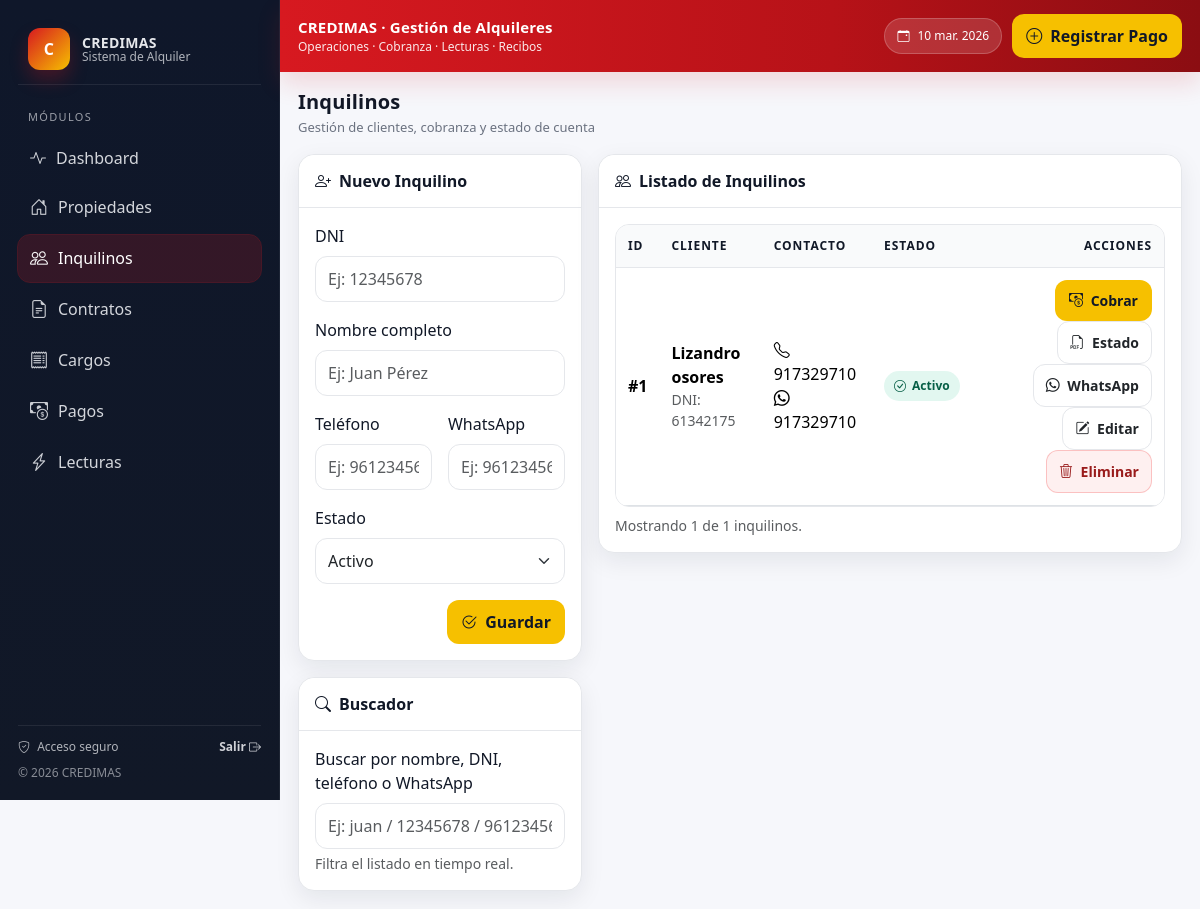
Before: /inquilinos with the older database file.
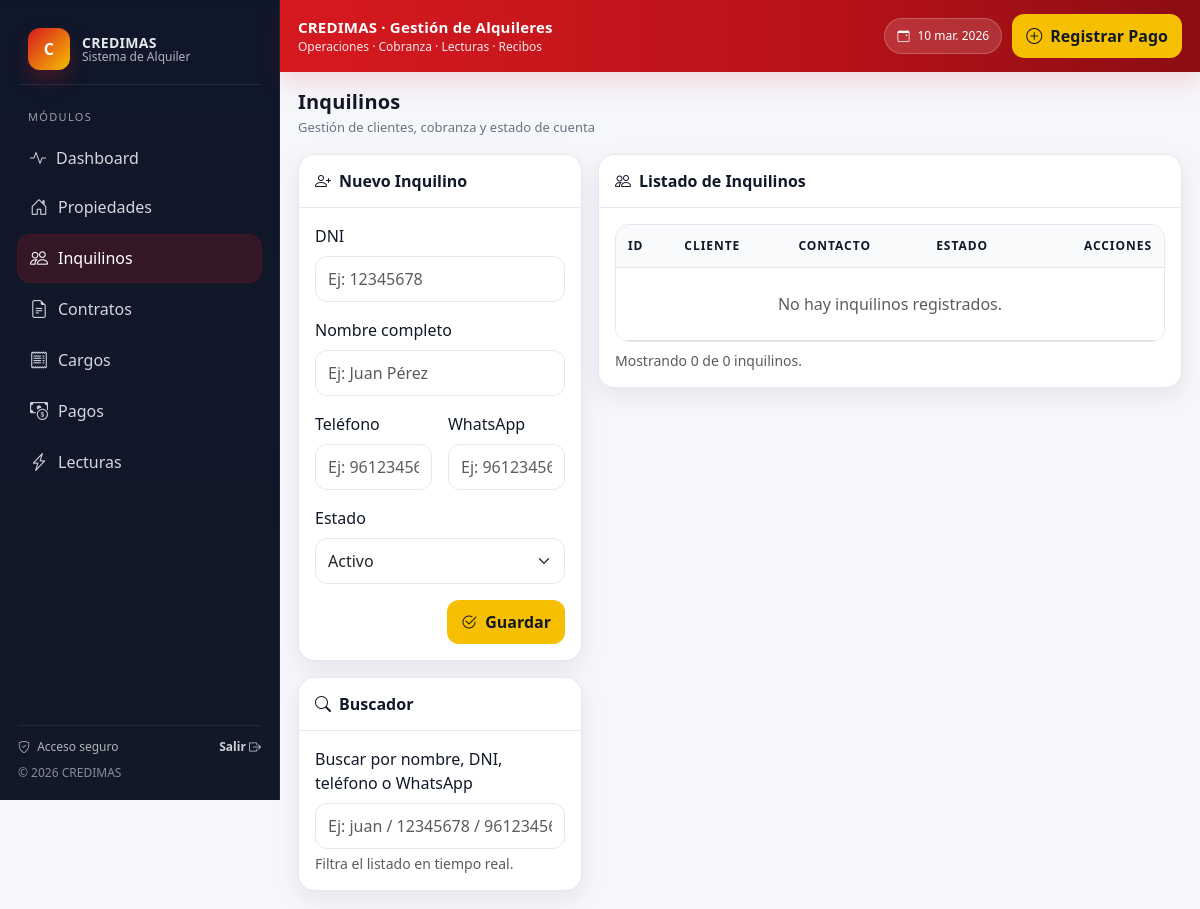
After: the same page with the newer database file.
### models.py (models this page shows)
class Inquilino(Base):
    __tablename__ = "inquilinos"
    id = Column(Integer, primary_key=True, index=True)
    dni = Column(String, unique=True, index=True, nullable=False)
    nombre = Column(String, nullable=False)
    telefono = Column(String, default="")
    whatsapp = Column(String, default="")
    estado = Column(String, default="Activo")
    contratos = relationship("Contrato", back_populates="inquilino")

### main.py (the view)
@app.get("/inquilinos", response_class=HTMLResponse)
def inquilinos_listar(request: Request):
    db = SessionLocal()
    try:
        inquilinos = db.query(Inquilino).order_by(Inquilino.id.desc()).all()
        return templates.TemplateResponse("inquilinos.html", {"request": request, "inquilinos": inquilinos})
    finally:
        db.close()

### templates/inquilinos.html (shortened to what this page needs)
{% extends "base.html" %}
{% block content %}
<div class="page-header">
  <div>
    <h1 class="page-title">Inquilinos</h1>
    <p class="page-subtitle">
      Gestión de clientes, cobranza y estado de cuenta
    </p>
  </div>
</div>
<div class="row g-3">
  <div class="col-lg-4">
    <div class="card-pro">
      <div class="card-header">
        <i class="bi bi-person-plus me-2"></i>Nuevo Inquilino
      </div>
      <div class="card-body">
        <form action="/inquilinos/crear" method="post" class="row g-3">
          <div class="col-12">
            <label class="form-label">DNI</label>
            <input class="form-control" name="dni" required placeholder="Ej: 12345678">
          </div>
          <div class="col-12">
            <label class="form-label">Nombre completo</label>
            <input class="form-control" name="nombre" required placeholder="Ej: Juan Pérez">
          </div>
          <div class="col-md-6">
            <label class="form-label">Teléfono</label>
            <input class="form-control" name="telefono" placeholder="Ej: 961234567">
          </div>
          <div class="col-md-6">
            <label class="form-label">WhatsApp</label>
            <input class="form-control" name="whatsapp" placeholder="Ej: 961234567">
          </div>
          <div class="col-12">
            <label class="form-label">Estado</label>
            <select class="form-select" name="estado">
              <option value="Activo" selected>Activo</option>
            </select>
          </div>
          <div class="col-12 d-flex justify-content-end">
            <button class="btn btn-credimas" type="submit">
              <i class="bi bi-check2-circle me-1"></i> Guardar
            </button>
          </div>
        </form>
      </div>
    </div>
    <div class="card-pro mt-3">
      <div class="card-header">
        <i class="bi bi-search me-2"></i>Buscador
      </div>
      <div class="card-body">
        <label class="form-label">Buscar por nombre, DNI, teléfono o WhatsApp</label>
        <input id="buscarInquilino" class="form-control" placeholder="Ej: juan / 12345678 / 961234567">
        <div class="form-text">
          Filtra el listado en tiempo real.
        </div>
      </div>
    </div>
  </div>
  <div class="col-lg-8">
    <div class="card-pro">
      <div class="card-header">
        <i class="bi bi-people me-2"></i>Listado de Inquilinos
      </div>
      <div class="card-body">
        <div class="table-pro">
          <table class="table table-hover align-middle">
            <thead>
              <tr>
                <th>ID</th>
                <th>Cliente</th>
                <th>Contacto</th>
                <th>Estado</th>
                <th class="text-end">Acciones</th>
              </tr>
            </thead>
            <tbody id="tablaInquilinos">
              {% for i in inquilinos %}
              <tr class="inq-row"
                  data-search="
                    {{ (i.nombre or '')|lower }}
                    {{ (i.dni or '')|lower }}
                    {{ (i.telefono or '')|lower }}
                    {{ (i.whatsapp or '')|lower }}
                  ">
                <td class="fw-bold">#{{ i.id }}</td>
                <td>
                  <div class="fw-bold">{{ i.nombre }}</div>
                  <div class="text-muted small">DNI: {{ i.dni }}</div>
                </td>
                <td>
                  <div><i class="bi bi-telephone me-1"></i> {{ i.telefono or '-' }}</div>
                  <div><i class="bi bi-whatsapp me-1"></i> {{ i.whatsapp or '-' }}</div>
                </td>
                <td>
                  {% if i.estado == "Activo" %}
                    <span class="badge-soft success">
                      <i class="bi bi-check-circle"></i> Activo
                    </span>
                  {% else %}
                    <span class="badge-soft danger">
                      <i class="bi bi-x-circle"></i> Inactivo
                    </span>
                  {% endif %}
                </td>
                <td class="text-end">
                  <a class="btn btn-credimas btn-sm" href="/pagos?q={{ i.dni }}">
                    <i class="bi bi-cash-coin me-1"></i> Cobrar
                  </a>
                  <a class="btn btn-soft btn-sm" href="/inquilinos/{{ i.id }}/estado_cuenta.pdf" target="_blank">
                    <i class="bi bi-filetype-pdf me-1"></i> Estado
                  </a>
                  <a class="btn btn-soft btn-sm" href="/whatsapp/recordatorio/{{ i.id }}" target="_blank">
                    <i class="bi bi-whatsapp me-1"></i> WhatsApp
                  </a>
                  <a class="btn btn-soft btn-sm" href="/inquilinos/{{ i.id }}/editar">
                    <i class="bi bi-pencil-square me-1"></i> Editar
                  </a>
                  <form action="/inquilinos/{{ i.id }}/eliminar" method="post" class="d-inline"
                        onsubmit="return confirm('¿Eliminar inquilino #{{ i.id }}?');">
                    <button class="btn btn-danger-soft btn-sm" type="submit">
                      <i class="bi bi-trash3 me-1"></i> Eliminar
                    </button>
                  </form>
                </td>
              </tr>
              {% endfor %}
              {% if inquilinos|length == 0 %}
              <tr>
                <td colspan="5" class="text-center text-muted py-4">
                  No hay inquilinos registrados.
                </td>
              </tr>
              {% endif %}
            </tbody>
          </table>
        </div>
        <div class="mt-2 text-muted small" id="contadorInquilinos"></div>
      </div>
    </div>
  </div>
</div>
{% endblock %}

### templates/base.html (shortened to what this page needs)
<!DOCTYPE html>
<html lang="es">
<head>
  <link href="https://cdn.jsdelivr.net/npm/bootstrap@5.3.2/dist/css/bootstrap.min.css" rel="stylesheet">
  <link rel="stylesheet" href="https://cdn.jsdelivr.net/npm/bootstrap-icons@1.11.3/font/bootstrap-icons.min.css">
</head>
<body>
  <div class="app">
    <aside class="sidebar" id="sidebar">
      <div class="brand">
        <div class="brand-badge">C</div>
        <div class="brand-title">
          <p class="name mb-0">CREDIMAS</p>
          <p class="sub mb-0">Sistema de Alquiler</p>
        </div>
      </div>
      <div class="nav-section">Módulos</div>
      {% set p = request.url.path %}
      <a class="side-link {% if p.startswith('/dashboard') or p == '/' %}active{% endif %}" href="/dashboard">
        <i class="bi-activity"></i> Dashboard
      </a>
      <a class="side-link {% if p.startswith('/propiedades') or p == '/' %}active{% endif %}" href="/propiedades">
        <i class="bi bi-house-door"></i> Propiedades
      </a>
      <a class="side-link {% if p.startswith('/inquilinos') %}active{% endif %}" href="/inquilinos">
        <i class="bi bi-people"></i> Inquilinos
      </a>
      <a class="side-link {% if p.startswith('/contratos') %}active{% endif %}" href="/contratos">
        <i class="bi bi-file-earmark-text"></i> Contratos
      </a>
      <a class="side-link {% if p.startswith('/cargos') %}active{% endif %}" href="/cargos">
        <i class="bi bi-receipt"></i> Cargos
      </a>
      <a class="side-link {% if p.startswith('/pagos') %}active{% endif %}" href="/pagos">
        <i class="bi bi-cash-coin"></i> Pagos
      </a>
      <a class="side-link {% if p.startswith('/lecturas') %}active{% endif %}" href="/lecturas">
        <i class="bi bi-lightning-charge"></i> Lecturas
      </a>
      <div class="side-footer">
        <div class="d-flex align-items-center justify-content-between">
          <span><i class="bi bi-shield-check me-1"></i> Acceso seguro</span>
          <a href="/logout" class="text-decoration-none" style="color: rgba(229,231,235,.9); font-weight:800;">
            Salir <i class="bi bi-box-arrow-right"></i>
          </a>
        </div>
        <div class="mt-2" style="opacity:.75;">
          © <span id="yearNow"></span> CREDIMAS
        </div>
      </div>
    </aside>
    <main class="main">
      <header class="topbar">
        <div class="topbar-inner">
          <div class="topbar-left">
            <div>
              <p class="topbar-title">CREDIMAS · Gestión de Alquileres</p>
              <p class="topbar-sub mb-0">Operaciones · Cobranza · Lecturas · Recibos</p>
            </div>
          </div>
          <div class="topbar-actions">
            <div class="pill">
              <i class="bi bi-calendar-event"></i>
              <span id="today"></span>
            </div>
            <a class="btn btn-credimas" href="/pagos">
              <i class="bi bi-plus-circle me-1"></i> Registrar Pago
            </a>
          </div>
        </div>
      </header>
      <section class="content">
        {% block content %}{% endblock %}
      </section>
    </main>
  </div>
</body>
</html>

### templates/base.html (style rules this page uses)
:root { --credimas-red:#D71920; --credimas-red-dark:#B71218; --credimas-yellow:#F6C000; --credimas-white:#FFFFFF; --bg:#F6F7FB; --card:#FFFFFF; --text:#111827; --muted:#6B7280; --line:#E5E7EB; --shadow: 0 8px 24px rgba(17,24,39,.08); --radius: 16px; }
body { background: var(--bg); color: var(--text); font-family: system-ui, -apple-system, Segoe UI, Roboto, Arial, sans-serif; }
.app { min-height: 100vh; display: grid; grid-template-columns: 280px 1fr; }
.sidebar { background: linear-gradient(180deg, #0F172A 0%, #111827 100%); color: #E5E7EB; padding: 18px; position: sticky; top: 0; height: 100vh; border-right: 1px solid rgba(255,255,255,.06); }
.brand { display:flex; align-items:center; gap:12px; padding: 10px 10px 14px 10px; border-bottom: 1px solid rgba(255,255,255,.08); margin-bottom: 14px; }
.brand-badge { width:42px;height:42px; border-radius: 12px; background: linear-gradient(135deg, var(--credimas-red), var(--credimas-yellow)); box-shadow: 0 10px 18px rgba(215,25,32,.25); display:flex;align-items:center;justify-content:center; color:white; font-weight:800; letter-spacing:.5px; }
.brand-title { line-height: 1.1; }
.brand-title .name { font-weight:800; letter-spacing:.3px; font-size: 14px; margin:0; }
.brand-title .sub { font-size: 12px; color: rgba(229,231,235,.75); margin:0; }
.nav-section { margin-top: 10px; color: rgba(229,231,235,.65); font-size: 11px; text-transform: uppercase; letter-spacing: .12em; padding: 10px 10px 6px 10px; }
.side-link { display:flex; align-items:center; gap:10px; padding: 10px 12px; border-radius: 12px; color: rgba(229,231,235,.92); text-decoration:none; transition: .15s ease; margin: 4px 0; }
.side-link .bi { font-size: 18px; opacity: .95; }
.side-link.active { background: rgba(215,25,32,.18); outline: 1px solid rgba(215,25,32,.28); color: #fff; }
.side-footer { position:absolute; left: 18px; right: 18px; bottom: 18px; padding-top: 12px; border-top: 1px solid rgba(255,255,255,.08); color: rgba(229,231,235,.75); font-size: 12px; }
.main { display:flex; flex-direction: column; min-width: 0; }
.topbar { background: linear-gradient(90deg, var(--credimas-red) 0%, var(--credimas-red-dark) 60%, #8B0D12 100%); color: #fff; padding: 14px 18px; position: sticky; top: 0; z-index: 10; box-shadow: 0 12px 24px rgba(215,25,32,.14); }
.topbar-inner { display:flex; align-items:center; justify-content: space-between; gap: 12px; }
.topbar-left { display:flex; align-items:center; gap: 10px; }
.topbar-title { margin:0; font-weight: 800; letter-spacing: .2px; font-size: 15px; }
.topbar-sub { margin:0; font-size: 12px; opacity: .9; }
.topbar-actions { display:flex; align-items:center; gap: 10px; }
.pill { background: rgba(255,255,255,.14); border: 1px solid rgba(255,255,255,.20); padding: 8px 12px; border-radius: 999px; font-size: 12px; display:flex; align-items:center; gap: 8px; white-space: nowrap; }
.btn-credimas { background: var(--credimas-yellow); color: #111827; border: 0; font-weight: 800; border-radius: 12px; padding: 10px 14px; }
.content { padding: 18px; }
.page-header { display:flex; align-items:flex-start; justify-content: space-between; gap: 14px; margin-bottom: 16px; }
.page-title { margin:0; font-weight: 900; letter-spacing: .2px; font-size: 20px; }
.page-subtitle { margin: 4px 0 0 0; color: var(--muted); font-size: 13px; }
.card-pro { background: var(--card); border: 1px solid var(--line); border-radius: var(--radius); box-shadow: var(--shadow); }
.card-pro .card-header { background: #fff; border-bottom: 1px solid var(--line); border-top-left-radius: var(--radius); border-top-right-radius: var(--radius); padding: 14px 16px; font-weight: 800; }
.card-pro .card-body { padding: 16px; }
.table-pro { border: 1px solid var(--line); border-radius: 14px; overflow: hidden; background: #fff; }
.table-pro table { margin:0; }
.table-pro thead th { background: #F9FAFB; color: #111827; font-size: 12px; letter-spacing: .08em; text-transform: uppercase; border-bottom: 1px solid var(--line); padding: 12px 12px; }
.table-pro tbody td { border-top: 1px solid var(--line); padding: 12px 12px; vertical-align: middle; }
.form-control, .form-select { border-radius: 12px; border: 1px solid var(--line); padding: 10px 12px; }

Changed rows visible on the page:
removed Inquilino: id "1", nombre "Lizandro osores", dni "61342175", telefono "917329710", whatsapp "917329710", estado "Activo" (drawn)
Other visible differences:
text written by a page script: "Mostrando 1 de 1 inquilinos." → "Mostrando 0 de 0 inquilinos."
text now shown: "No hay inquilinos registrados."
